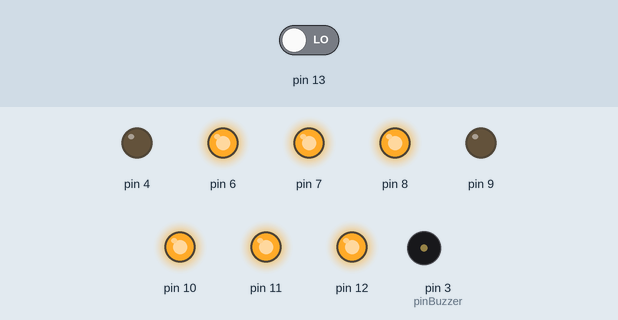
Simulated run of this sketch. Board: Arduino Uno, built with avr-gcc and run on an emulated ATmega328P. On the bench: output pins drawn as LEDs (lit = HIGH), buzzer (waves = sounding). The test bench sets the inputs (shaded band); at power-on: pin 13 LOW.

Above: at 0.1 s.
At 2.1 s:
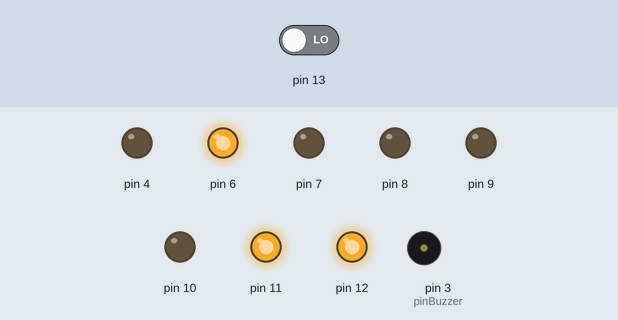
At 5.1 s:
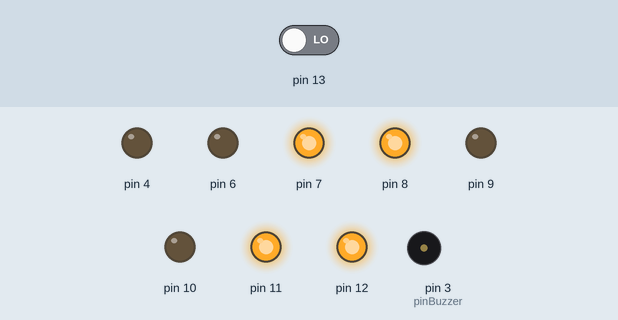
At 8.1 s:
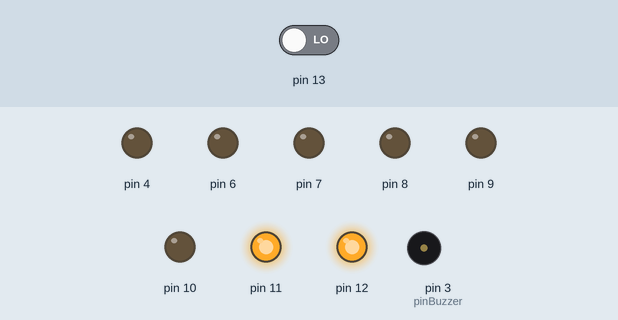
At 10.7 s:
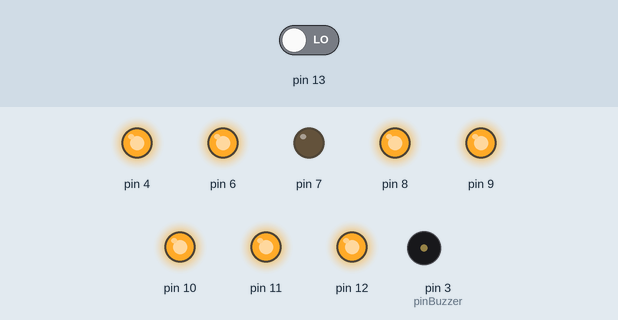
At 13.7 s:
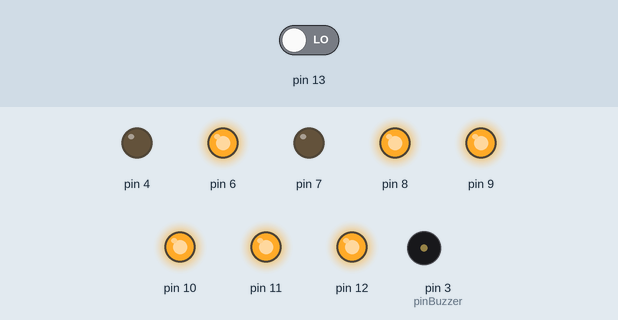
Timing chart, 0 to 15.2 s (numbered marks = the images above):
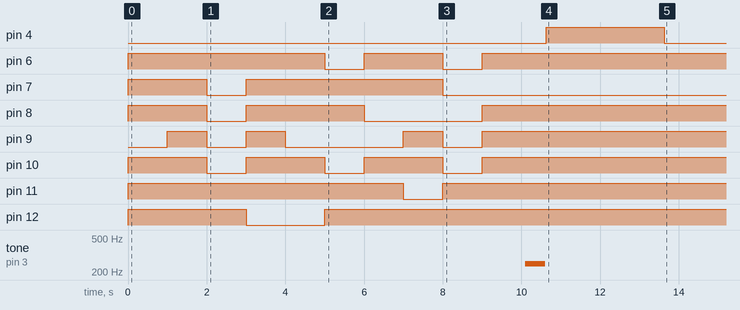

The sketch:

Part3_Practica5.ino
```cpp
/*

   Fundacion Kinal
   Centro educativo tecnico laboral Kinal
   Quinto perito
   Quinto electronica
   Codigo Tecnico: EB5AM
   Curso: Taller de electronica digital y reparacion de computadoras I
   Proyecto: Parte 1 - Practica 5
   Gabriel Ordoñez
   Fecha: 03 de Mayo de 2024
*/

const int pinBuzzer = 3;

void setup (){
Serial.begin(9600);
pinMode(4, OUTPUT);
pinMode(6, OUTPUT);
pinMode(7, OUTPUT);
pinMode(8, OUTPUT);
pinMode(9, OUTPUT);
pinMode(10, OUTPUT);
pinMode(11, OUTPUT);
pinMode(12, OUTPUT);

display ();
}


void loop() {
}


int display ()
{

  //9
      digitalWrite(6, HIGH);
      digitalWrite(12, HIGH);
      digitalWrite(11, HIGH);
      digitalWrite(10, HIGH);
      digitalWrite(8, HIGH);
      digitalWrite(7, HIGH);
      delay(1000);

      digitalWrite(6, LOW);
      digitalWrite(12, LOW);
      digitalWrite(11, LOW);
      digitalWrite(10, LOW);
      digitalWrite(8, LOW);
      digitalWrite(7, LOW);

  // 8

      digitalWrite(6, HIGH);
      digitalWrite(12, HIGH);
      digitalWrite(11, HIGH);
      digitalWrite(10, HIGH);
      digitalWrite(8, HIGH);
      digitalWrite(7, HIGH);
      digitalWrite(9, HIGH);
      delay(1000);

      digitalWrite(6, LOW);
      digitalWrite(12, LOW);
      digitalWrite(11, LOW);
      digitalWrite(10, LOW);
      digitalWrite(8, LOW);
      digitalWrite(7, LOW);
      digitalWrite(9, LOW);

  //7

      digitalWrite(6, HIGH);
      digitalWrite(12, HIGH);
      digitalWrite(11, HIGH);
      delay(1000);

      digitalWrite(6, LOW);
      digitalWrite(12, LOW);
      digitalWrite(11, LOW);

  // 6

      digitalWrite(6, HIGH);
      digitalWrite(9, HIGH);
      digitalWrite(11, HIGH);
      digitalWrite(10, HIGH);
      digitalWrite(8, HIGH);
      digitalWrite(7, HIGH);
      delay(1000);

      digitalWrite(6, LOW);
      digitalWrite(9, LOW);
      digitalWrite(11, LOW);
      digitalWrite(10, LOW);
      digitalWrite(8, LOW);
      digitalWrite(7, LOW);

  // 5

      digitalWrite(6, HIGH);
      digitalWrite(11, HIGH);
      digitalWrite(10, HIGH);
      digitalWrite(8, HIGH);
      digitalWrite(7, HIGH);
      delay(1000);

      digitalWrite(6, LOW);
      digitalWrite(11, LOW);
      digitalWrite(10, LOW);
      digitalWrite(8, LOW);
      digitalWrite(7, LOW);

  //4

      digitalWrite(12, HIGH);
      digitalWrite(7, HIGH);
      digitalWrite(11, HIGH);
      digitalWrite(8, HIGH);
      delay(1000);

      digitalWrite(12, LOW);
      digitalWrite(7, LOW);
      digitalWrite(11, LOW);
      digitalWrite(8, LOW);

  //3

      digitalWrite(12, HIGH);
      digitalWrite(10, HIGH);
      digitalWrite(11, HIGH);
      digitalWrite(6, HIGH);
      digitalWrite(7, HIGH);
      delay(1000);

      digitalWrite(12, LOW);
      digitalWrite(10, LOW);
      digitalWrite(11, LOW);
      digitalWrite(6, LOW);
      digitalWrite(7, LOW);

  // 2

      digitalWrite(6, HIGH);
      digitalWrite(12, HIGH);
      digitalWrite(10, HIGH);
      digitalWrite(9, HIGH);
      digitalWrite(7, HIGH);
      delay(1000);

      digitalWrite(6, LOW);
      digitalWrite(12, LOW);
      digitalWrite(10, LOW);
      digitalWrite(9, LOW);
      digitalWrite(7, LOW);

  // 1

      digitalWrite(12, HIGH);
      digitalWrite(11, HIGH);
      delay(1000);

      digitalWrite(12, LOW);
      digitalWrite(11, LOW);

  // 0

      digitalWrite(6, HIGH);
      digitalWrite(12, HIGH);
      digitalWrite(11, HIGH);
      digitalWrite(10, HIGH);
      digitalWrite(8, HIGH);
      digitalWrite(9, HIGH);
      delay(1000);


 if (digitalRead(13)==HIGH && digitalRead(12)==HIGH && digitalRead(11)==HIGH) digitalRead(10)==HIGH && digitalRead(9)==HIGH && digitalRead(8)==HIGH;{
   delay(100);
   tone (pinBuzzer, 250, 500); // buzzer
   delay(530);
   digitalWrite(4, HIGH);
   delay(3000);
   digitalWrite(4, LOW);
 }
}
```
